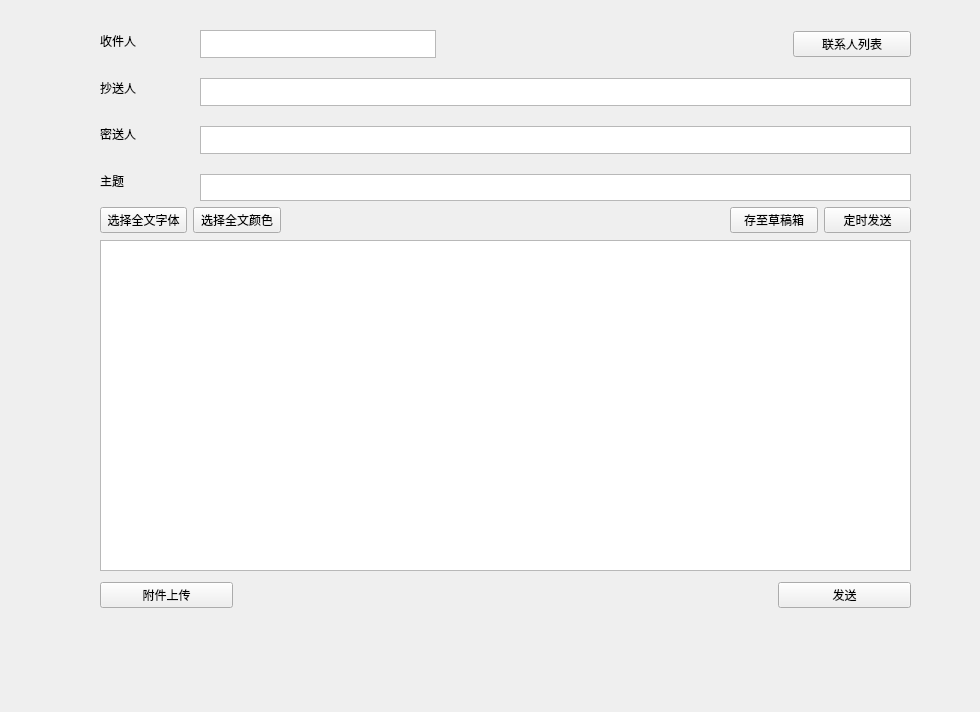
<?xml version="1.0" encoding="UTF-8"?>
<ui version="4.0">
 <class>WriteLetterWindow</class>
 <widget class="QMainWindow" name="WriteLetterWindow">
  <property name="geometry">
   <rect>
    <x>0</x>
    <y>0</y>
    <width>980</width>
    <height>712</height>
   </rect>
  </property>
  <property name="windowTitle">
   <string>MainWindow</string>
  </property>
  <widget class="QWidget" name="centralwidget">
   <widget class="QTextEdit" name="Lcontext">
    <property name="geometry">
     <rect>
      <x>100</x>
      <y>240</y>
      <width>811</width>
      <height>331</height>
     </rect>
    </property>
   </widget>
   <widget class="QWidget" name="verticalLayoutWidget">
    <property name="geometry">
     <rect>
      <x>100</x>
      <y>20</y>
      <width>101</width>
      <height>181</height>
     </rect>
    </property>
    <layout class="QVBoxLayout" name="verticalLayout">
     <item>
      <widget class="QLabel" name="Lreciver">
       <property name="text">
        <string>收件人</string>
       </property>
      </widget>
     </item>
     <item>
      <widget class="QLabel" name="LreciverOther">
       <property name="text">
        <string>抄送人</string>
       </property>
      </widget>
     </item>
     <item>
      <widget class="QLabel" name="LreciverSecert">
       <property name="text">
        <string>密送人</string>
       </property>
      </widget>
     </item>
     <item>
      <widget class="QLabel" name="Ltheme">
       <property name="text">
        <string>主题</string>
       </property>
      </widget>
     </item>
    </layout>
   </widget>
   <widget class="QWidget" name="verticalLayoutWidget_2">
    <property name="geometry">
     <rect>
      <x>200</x>
      <y>30</y>
      <width>711</width>
      <height>171</height>
     </rect>
    </property>
    <layout class="QVBoxLayout" name="verticalLayout_2" stretch="0,0,0,0">
     <property name="spacing">
      <number>20</number>
     </property>
     <item>
      <layout class="QHBoxLayout" name="horizontalLayout" stretch="4,3,2">
       <property name="spacing">
        <number>90</number>
       </property>
       <item>
        <widget class="QTextEdit" name="Lreceiver"/>
       </item>
       <item>
        <widget class="QLabel" name="label">
         <property name="text">
          <string/>
         </property>
        </widget>
       </item>
       <item>
        <widget class="QPushButton" name="ReceiveListButton">
         <property name="text">
          <string>联系人列表</string>
         </property>
        </widget>
       </item>
      </layout>
     </item>
     <item>
      <widget class="QTextEdit" name="LreceivOther"/>
     </item>
     <item>
      <widget class="QTextEdit" name="LthemInput"/>
     </item>
     <item>
      <widget class="QTextEdit" name="LreceiverSecert"/>
     </item>
    </layout>
   </widget>
   <widget class="QWidget" name="horizontalLayoutWidget_2">
    <property name="geometry">
     <rect>
      <x>100</x>
      <y>200</y>
      <width>811</width>
      <height>41</height>
     </rect>
    </property>
    <layout class="QHBoxLayout" name="horizontalLayout_2" stretch="1,1,5,1,1">
     <item>
      <widget class="QPushButton" name="LchooseFont">
       <property name="text">
        <string>选择全文字体</string>
       </property>
      </widget>
     </item>
     <item>
      <widget class="QPushButton" name="LchooseFontColor">
       <property name="text">
        <string>选择全文颜色</string>
       </property>
      </widget>
     </item>
     <item>
      <widget class="QLabel" name="label_2">
       <property name="text">
        <string/>
       </property>
      </widget>
     </item>
     <item>
      <widget class="QPushButton" name="SaveDraftButton">
       <property name="text">
        <string>存至草稿箱</string>
       </property>
      </widget>
     </item>
     <item>
      <widget class="QPushButton" name="SetTimeLaunch">
       <property name="text">
        <string>定时发送</string>
       </property>
      </widget>
     </item>
    </layout>
   </widget>
   <widget class="QWidget" name="horizontalLayoutWidget_3">
    <property name="geometry">
     <rect>
      <x>100</x>
      <y>570</y>
      <width>811</width>
      <height>51</height>
     </rect>
    </property>
    <layout class="QHBoxLayout" name="horizontalLayout_3" stretch="1,4,1">
     <item>
      <widget class="QPushButton" name="UPloadattach">
       <property name="text">
        <string>附件上传</string>
       </property>
      </widget>
     </item>
     <item>
      <widget class="QLabel" name="label_3">
       <property name="text">
        <string/>
       </property>
      </widget>
     </item>
     <item>
      <widget class="QPushButton" name="Lsend">
       <property name="text">
        <string>发送</string>
       </property>
      </widget>
     </item>
    </layout>
   </widget>
  </widget>
 </widget>
 <resources/>
 <connections/>
</ui>
